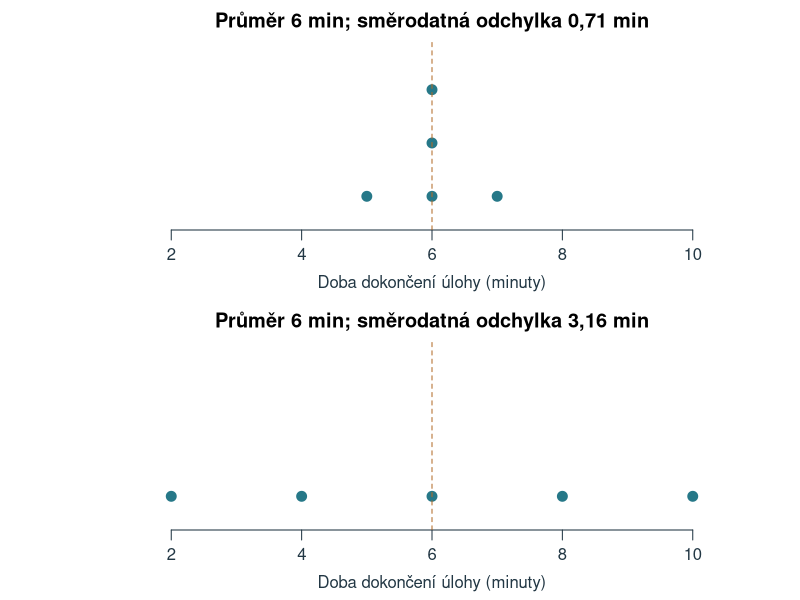
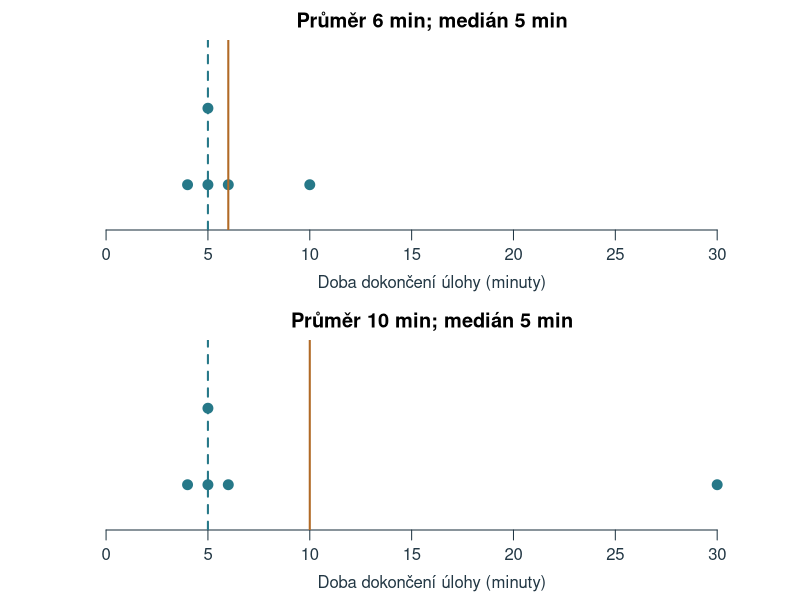
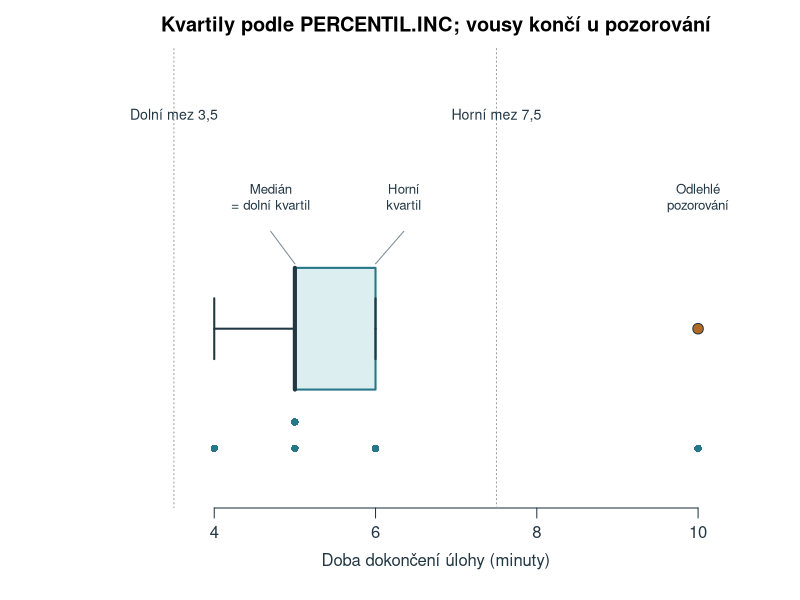
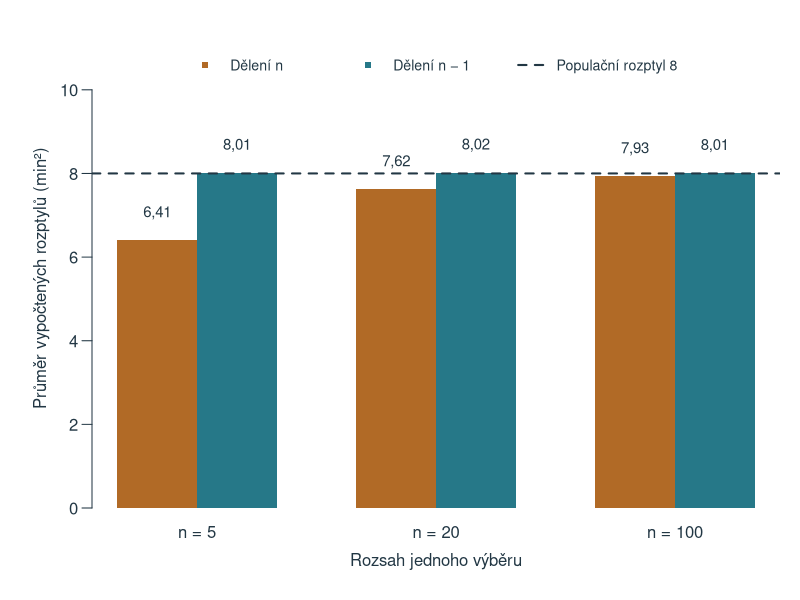
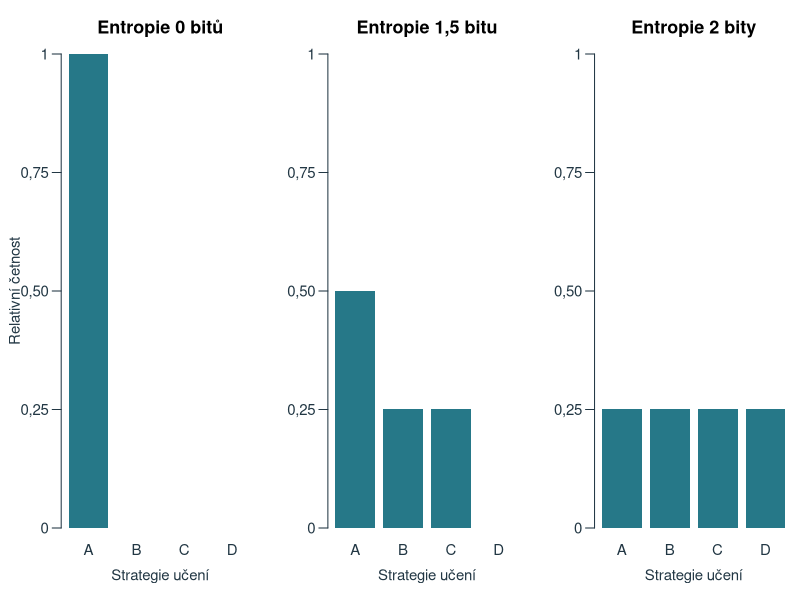
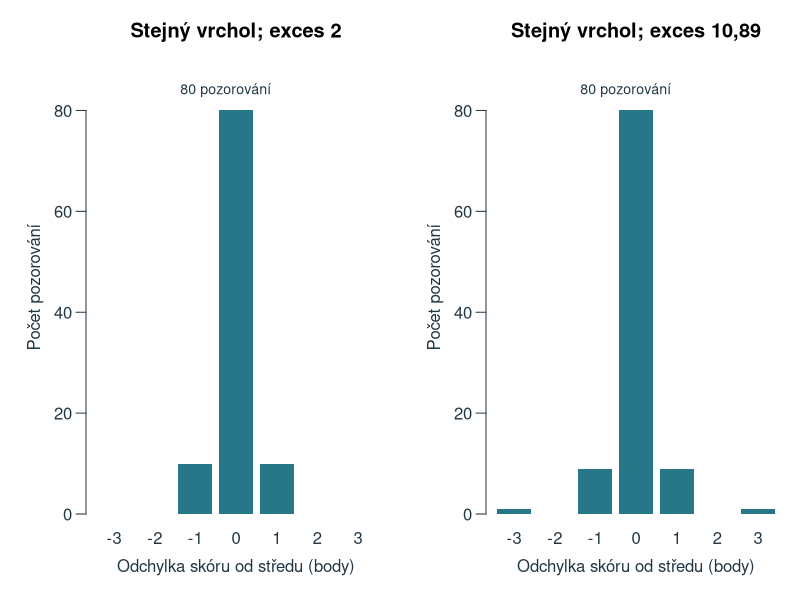
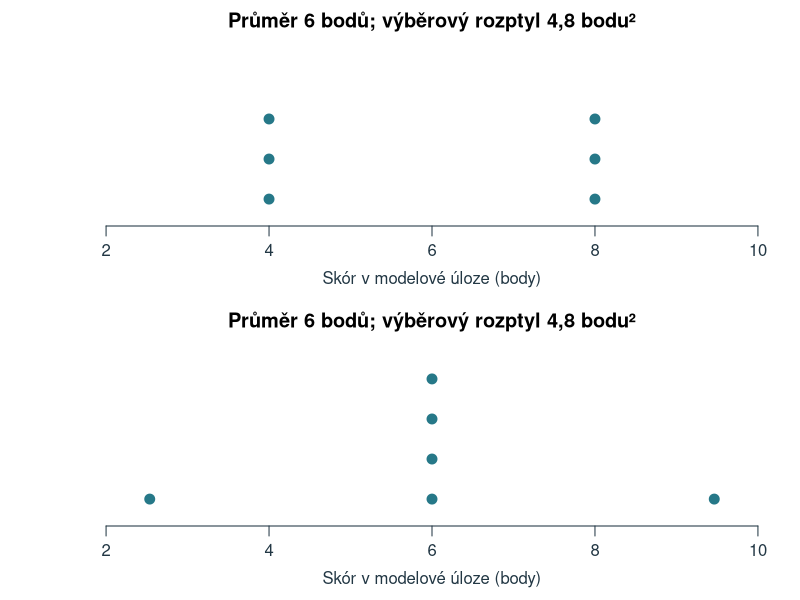

Generate these figures, in order, with R:
# Chapter 3: reproducible calculations and figures; base R, project-root paths.
ch3_data <- read.csv('data/kapitola_03.csv', fileEncoding = 'UTF-8')
ch3_previous <- read.csv('data/kapitola_02.csv', na.strings = '', fileEncoding = 'UTF-8')
ch3_x <- ch3_data$doba_min[ch3_data$soubor == 'zaklad']
ch3_trim <- sort(ch3_data$doba_min[ch3_data$soubor == 'orezani'])
ch3_quantile <- function(x, p) unname(quantile(x, p, type = 7, na.rm = TRUE))
ch3_moments <- function(x) {
  z <- x - mean(x); v <- mean(z^2)
  c(g1 = mean(z^3)/v^1.5, g2 = mean(z^4)/v^2 - 3)
}
ch3_corrected <- function(x) {
  n <- length(x); g <- ch3_moments(x)
  c(skew = unname(sqrt(n*(n-1))/(n-2)*g[1]),
    kurt = unname((n-1)/((n-2)*(n-3))*((n+1)*g[2]+6)))
}
ch3_stats <- function(x) {
  x <- x[!is.na(x)]
  c(n=length(x), mean=mean(x), median=median(x), min=min(x), max=max(x),
    q1=ch3_quantile(x,.25), q3=ch3_quantile(x,.75),
    variance=var(x), sd=sd(x), mean_abs=mean(abs(x-mean(x))),
    median_abs=mad(x,constant=1), ch3_moments(x), ch3_corrected(x))
}
ch3_entropy <- function(p) -sum(p[p>0]*log2(p[p>0]))
ch3_results <- rbind(zaklad=ch3_stats(ch3_x),
  vzdaleny=ch3_stats(c(4,5,5,6,30)),
  spanek=ch3_stats(ch3_previous$spanek_h), slova=ch3_stats(ch3_previous$slova),
  orezani=ch3_stats(ch3_trim))
# An entirely specified finite population, independent draws WITH replacement.
# The population variance uses division by its size (5), and is exactly 8.
ch3_population <- c(2,4,6,8,10)
set.seed(20261005)
ch3_simulations <- lapply(c(5L,20L,100L), function(n) {
  x <- matrix(sample(ch3_population, n*20000L, replace=TRUE),nrow=n)
  ss <- colSums((x-rep(colMeans(x),each=n))^2)
  data.frame(n=n, variance_n=ss/n, variance_n1=ss/(n-1), sd_n1=sqrt(ss/(n-1)))
})
ch3_simulation_summary <- do.call(rbind,lapply(ch3_simulations,function(x)
  data.frame(n=x$n[1], variance_n=mean(x$variance_n), variance_n1=mean(x$variance_n1),
    sd_n1=mean(x$sd_n1))))
ch3_peak_a <- c(rep(-1,10),rep(0,80),rep(1,10))
ch3_peak_b <- c(-3,rep(-1,9),rep(0,80),rep(1,9),3)
# The two samples have the same mean and variance but different configurations.
ch3_shape_a <- c(4,4,4,8,8,8)
ch3_shape_b <- c(6-sqrt(12),6,6,6,6,6+sqrt(12))
ch3_out <- 'assets/chapter-03/plots'
dir.create(ch3_out,recursive=TRUE,showWarnings=FALSE)
dir.create('tmp/chapter-03-build',recursive=TRUE,showWarnings=FALSE)
write.csv(ch3_results,'tmp/chapter-03-build/results.csv',row.names=TRUE,fileEncoding='UTF-8')
write.csv(ch3_simulation_summary,'tmp/chapter-03-build/simulation.csv',row.names=FALSE)
ch3_draw <- function(name,code,width=7.5,height=4.6) {
  svg(file.path(ch3_out,paste0(name,'.svg')),width=width,height=height,family='sans',bg='white')
  par(mar=c(4.6,4.6,2.4,1),mgp=c(2.1,.7,0),las=1,col.axis='#223744',col.lab='#223744',fg='#223744')
  force(code);dev.off()
}
ch3_dots <- function(x,col='#267888',...) {
  yy <- ave(x,x,FUN=seq_along)
  plot(x,yy,pch=21,bg=col,col='white',cex=1.6,yaxt='n',ylab='',bty='n',...)
}
ch3_draw('stejny-prumer',{
  par(mfrow=c(2,1),mar=c(3.5,4,2,.8))
  for(x in list(c(5,6,6,6,7),c(2,4,6,8,10))) {
    ch3_dots(x,xlim=c(1,11),ylim=c(.5,3.8),xlab='Doba dokončení úlohy (minuty)',
      main=paste0('Průměr 6 min; směrodatná odchylka ',format(round(sd(x),2),decimal.mark=','),' min'))
    abline(v=6,col='#B16A26',lty=2)
  }
},height=5.4)
ch3_draw('odlehle-a-stred',{
  par(mfrow=c(2,1),mar=c(3.5,4,2,.8))
  for(x in list(ch3_x,c(4,5,5,6,30))) {
    ch3_dots(x,xlim=c(0,32),ylim=c(.5,2.8),xlab='Doba dokončení úlohy (minuty)',
      main=paste0('Průměr ',mean(x),' min; medián ',median(x),' min'))
    abline(v=mean(x),col='#B16A26',lwd=2);abline(v=median(x),col='#267888',lty=2,lwd=2)
  }
},height=5.4)
# Explicit type-7 box: never rely on R's default Tukey hinges.
ch3_draw('boxplot',{
  x<-ch3_x;q<-ch3_quantile(x,c(.25,.5,.75));iq<-q[3]-q[1]
  fences<-q[c(1,3)]+c(-1,1)*1.5*iq; inside<-x[x>=fences[1]&x<=fences[2]]
  plot(NA,xlim=c(2.8,10.7),ylim=c(.3,2.4),yaxt='n',xlab='Doba dokončení úlohy (minuty)',ylab='',bty='n')
  rect(q[1],.8,q[3],1.4,col='#DCEEF0',border='#267888',lwd=2)
  segments(q[2],.8,q[2],1.4,lwd=4,col='#223744')
  segments(min(inside),1.1,q[1],1.1,lwd=2);segments(q[3],1.1,max(inside),1.1,lwd=2)
  segments(range(inside),.95,range(inside),1.25,lwd=2)
  points(x[x<fences[1]|x>fences[2]],1.1,pch=21,bg='#B16A26',cex=1.4)
  abline(v=fences,lty=3,col='#999999')
  text(fences,2.15,c('Dolní mez 3,5','Horní mez 7,5'),cex=.85)
  text(c(4.7,6.35,10),c(1.75,1.75,1.75),c('Medián\n= dolní kvartil','Horní\nkvartil','Odlehlé\npozorování'),cex=.8)
  segments(c(4.7,6.35),1.58,c(5,6),1.42,col='#7A8C94')
  points(x,.38+.13*ave(x,x,FUN=seq_along),pch=16,col='#267888')
  title('Kvartily podle PERCENTIL.INC; vousy končí u pozorování')
},width=8,height=3.7)
ch3_draw('korekce-rozptylu',{
  z<-ch3_simulation_summary
  mat<-rbind(z$variance_n,z$variance_n1)
  pos<-barplot(mat,beside=TRUE,names.arg=paste0('n = ',z$n),ylim=c(0,11),
    col=c('#B16A26','#267888'),border=NA,ylab='Průměr vypočtených rozptylů (min²)',xlab='Rozsah jednoho výběru')
  abline(h=8,lty=2,lwd=2);text(pos,mat+.65,format(round(mat,2),decimal.mark=','),cex=.9)
  legend('top',legend=c('Dělení n','Dělení n − 1','Populační rozptyl 8'),
    col=c('#B16A26','#267888','#223744'),pch=c(15,15,NA),
    lty=c(NA,NA,2),lwd=2,bty='n',cex=.85,horiz=TRUE)
},height=5)
ch3_draw('entropie',{
  par(mfrow=c(1,3),mar=c(4,3.4,3,.4),cex=.9)
  entropies <- list(c(1,0,0,0),c(.5,.25,.25,0),rep(.25,4))
  for(i in seq_along(entropies)) {
    p <- entropies[[i]]
    barplot(p,names.arg=c('A','B','C','D'),ylim=c(0,1),col='#267888',border=NA,
      yaxt='n',ylab=if(i==1) 'Relativní četnost' else '',xlab='Strategie učení',
      main=c('Entropie 0 bitů','Entropie 1,5 bitu','Entropie 2 bity')[i])
    axis(2,at=c(0,.25,.5,.75,1),labels=c('0','0,25','0,50','0,75','1'))
  }
},width=8,height=3.7)
ch3_draw('spicatost',{
  par(mfrow=c(1,2),mar=c(4.3,4.3,3,.7))
  for(x in list(ch3_peak_a,ch3_peak_b)) {
    f<-table(factor(x,levels=-3:3))
    barplot(as.numeric(f),names.arg=-3:3,ylim=c(0,90),col='#267888',border=NA,
      ylab='Počet pozorování',xlab='Odchylka skóru od středu (body)',
      main=paste0('Stejný vrchol; exces ',format(round(ch3_moments(x)[2],2),decimal.mark=',')))
    text(4,84,'80 pozorování',cex=.85)
  }
},width=8,height=4.2)
ch3_draw('stejne-dve-statistiky',{
  par(mfrow=c(2,1),mar=c(3.7,4,2,.8))
  for(x in list(ch3_shape_a,ch3_shape_b)) {
    ch3_dots(x,xlim=c(2,10),ylim=c(.5,4.8),xlab='Skór v modelové úloze (body)',
      main='Průměr 6 bodů; výběrový rozptyl 4,8 bodu²')
  }
},height=5.5)
